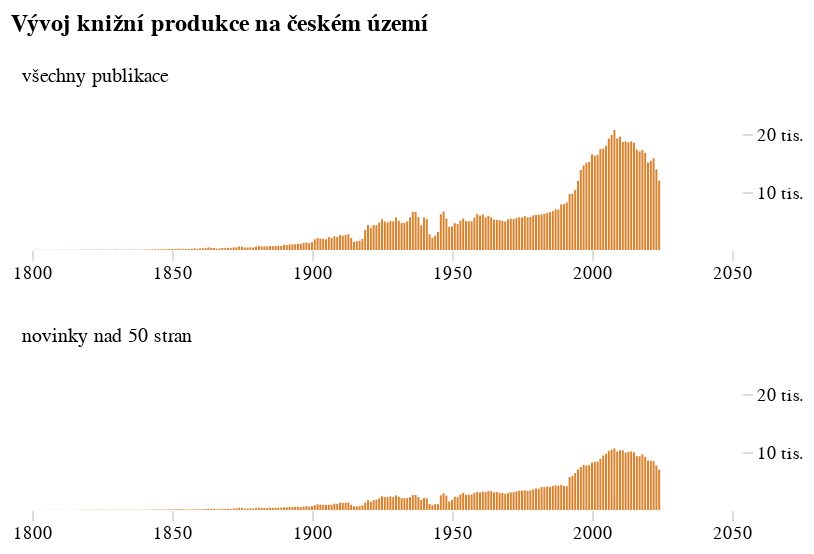

The notebook cell saved with this chart:
### Code cell
vyvoj_produkce = alt.Chart(
    alt_friendly(do_grafu),
    title=alt.Title('Vývoj knižní produkce na českém území'),
    width=kredity['sirka'],
    height=kredity['vyska_nizkych'] * 1,
    autosize=alt.AutoSizeParams(
        type='pad',
        contains='padding')
).mark_bar(width=1, color='#DB842F').encode(
    alt.X('rok:T', title=None, axis=alt.Axis(tickCount=5)),
    alt.Y(
        'value:Q', 
        title=None, 
        axis=alt.Axis(orient='right', domainOpacity=0, tickColor='#DCDDD6', format='s', labelExpr='split(datum.label, "k")[0] + " tis."'), 
        scale=alt.Scale(domainMin=1)),
    alt.Row('variable:N', title=None, header=alt.Header(labelAngle=0, labelAlign='left', labelAnchor='start', labelOrient='top', labelFont='Asap'), sort=['všechny publikace','novinky nad 50 stran','podíl překladů'])
).resolve_scale(
    y='independent'
).configure_view(
    stroke='transparent'
).configure_axisX(
    grid=False, domain=False
).configure_axisY(
    grid=False, domain=False
).resolve_axis(
    x="independent",
    y="independent"
).resolve_scale(
    y="shared"
)

vyvoj_produkce

### Figure 1 — Vega-Lite specification as saved in the notebook (floating-point values rounded to 4 significant figures; data arrays with more than 128 entries replaced by an {"elided": "..."} marker saying what was removed)
{"config": {"title": {"font": "Noticia Text", "fontSize": 12, "anchor": "start", "lineHeight": 19, "fontWeight": "bolder", "subtitleFont": "Noticia Text", "subtitleFontSize": 10, "subtitleLineHeight": 15, "subtitlePadding": 10, "dy": -10}, "axis": {"labelFont": "Asap", "titleFont": "Asap", "fontWeight": "lighter", "titleFontWeight": "lighter", "labelFontSize": 9, "titleFontSize": 9, "labelPadding": 2, "titlePadding": 9, "domainOpacity": 0, "tickColor": "#DCDDD6"}, "legend": {"labelFont": "Asap", "labelFontWeight": "normal", "titleFont": "Asap", "titleFontWeight": "normal", "labelFontSize": 9, "titleFontSize": 9}, "axisX": {"domain": false, "grid": false}, "axisY": {"domain": false, "grid": false}, "view": {"stroke": "transparent"}}, "data": {"name": "data-fd6ba78097d2178e3e6156f8a63a36db"}, "mark": {"type": "bar", "color": "#DB842F", "width": 1}, "autosize": {"contains": "padding", "type": "pad"}, "encoding": {"row": {"field": "variable", "header": {"labelAlign": "left", "labelAnchor": "start", "labelAngle": 0, "labelFont": "Asap", "labelOrient": "top"}, "sort": ["všechny publikace", "novinky nad 50 stran", "podíl překladů"], "title": null, "type": "nominal"}, "x": {"axis": {"tickCount": 5}, "field": "rok", "title": null, "type": "temporal"}, "y": {"axis": {"domainOpacity": 0, "format": "s", "labelExpr": "split(datum.label, \"k\")[0] + \" tis.\"", "orient": "right", "tickColor": "#DCDDD6"}, "field": "value", "scale": {"domainMin": 1}, "title": null, "type": "quantitative"}}, "height": 60, "resolve": {"axis": {"x": "independent", "y": "independent"}, "scale": {"y": "shared"}}, "title": {"text": "Vývoj knižní produkce na českém území"}, "width": 360, "$schema": "https://vega.github.io/schema/vega-lite/v5.8.0.json", "datasets": {"data-fd6ba78097d2178e3e6156f8a63a36db": {"elided": "504 records"}}}
